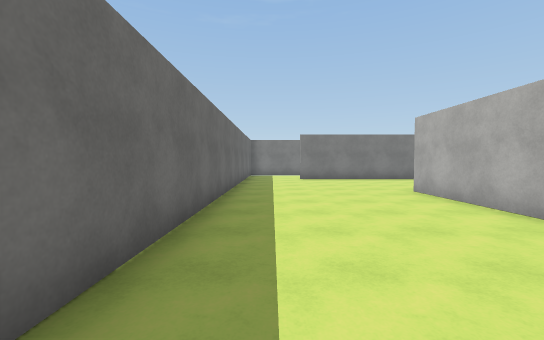
view 1 (above)

24 first-person views from a walk through a Unity game level. The camera is 1.42 m above the floor, tilts 2° down and sees 90° across. The floor is counted in squares, 1.69 m on a side. Each view is taken from the middle of a square. On the plan, view 1 faces up. The plan holds only what a view shows up to about 10 squares ahead; the rest is blank. The player is left out. Surface patterns are stand-ins for the level's own textures.

view 2
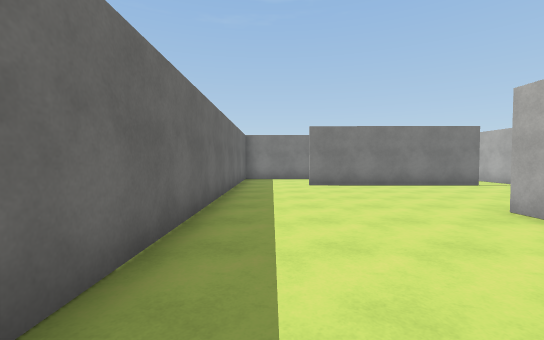

view 3
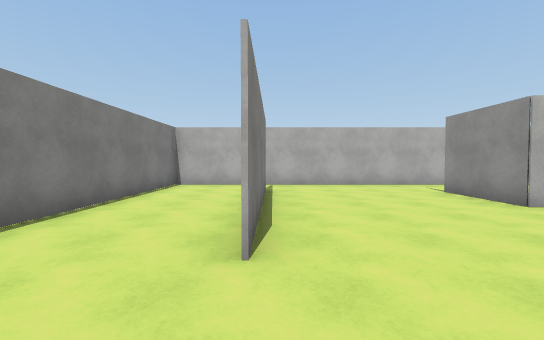

view 4
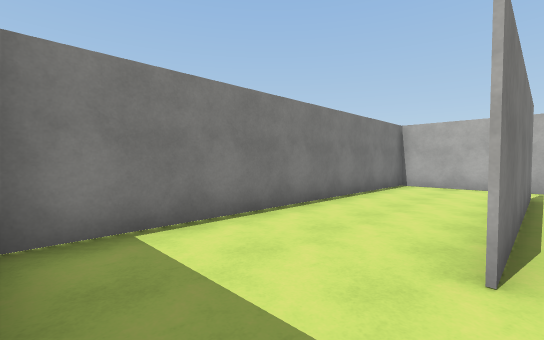

view 5
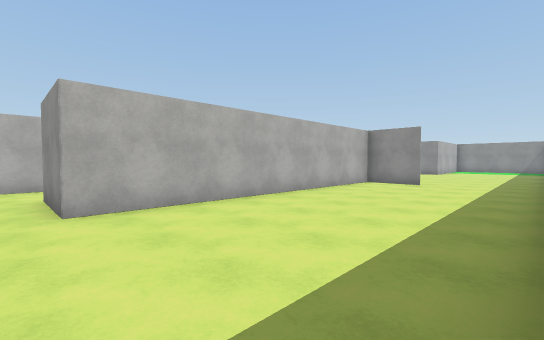

view 6
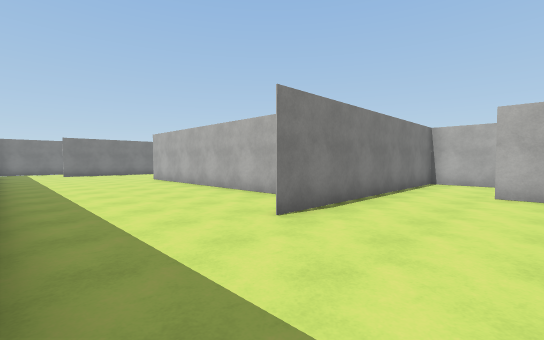

view 7
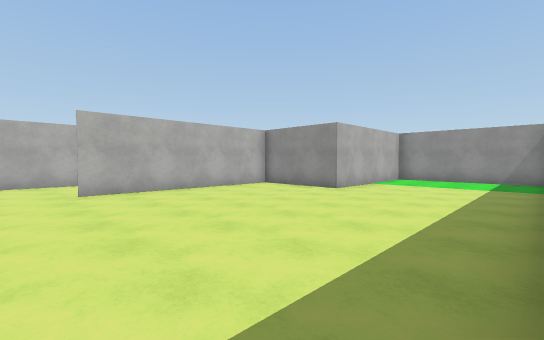

view 8
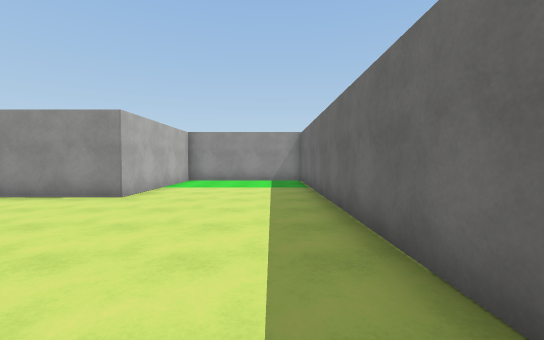

view 9
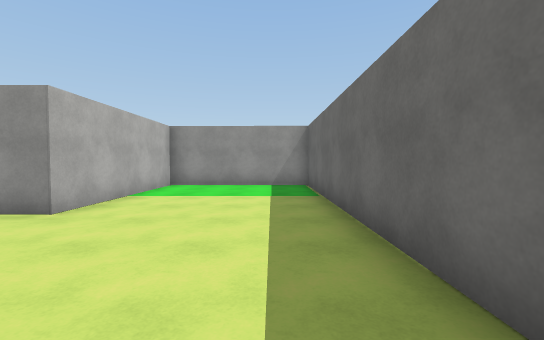

view 10
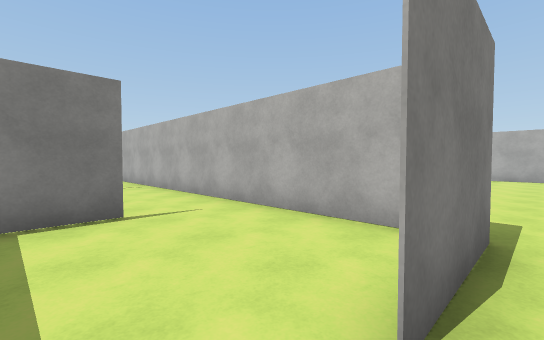

view 11
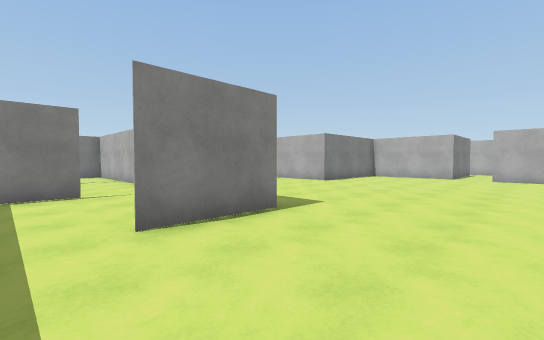

view 12
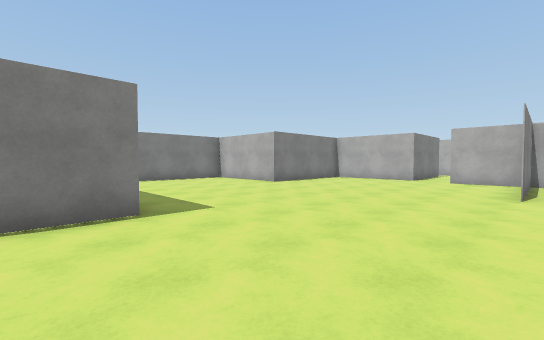

view 13
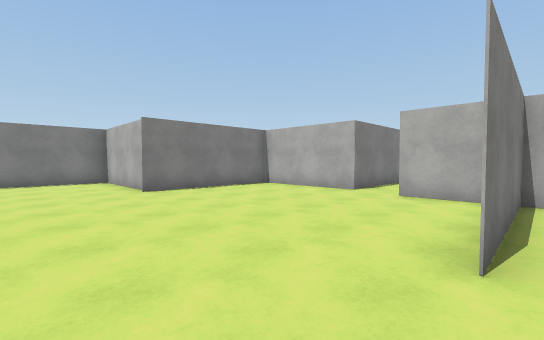

view 14
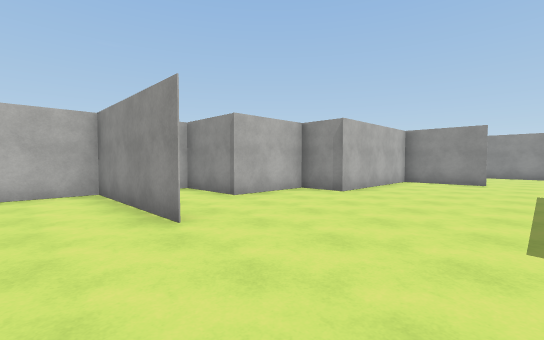

view 15
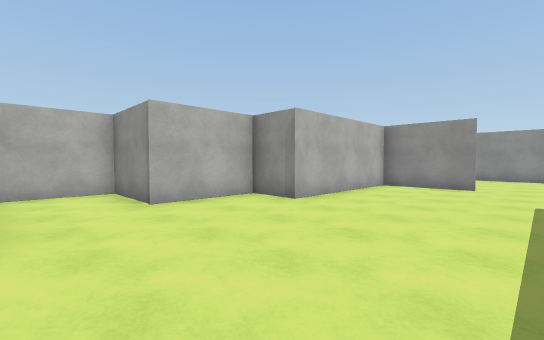

view 16
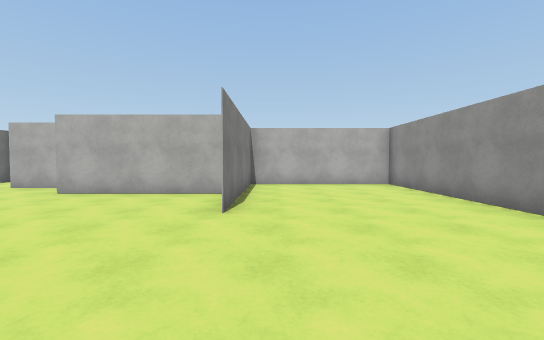

view 17
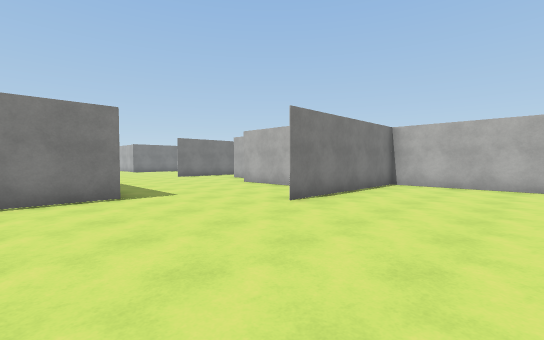

view 18
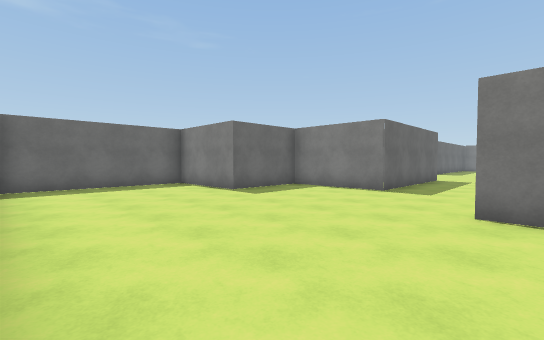

view 19
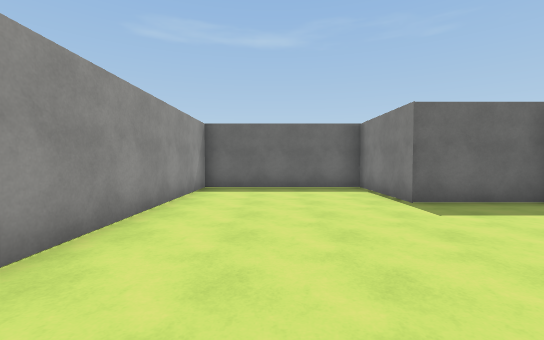

view 20
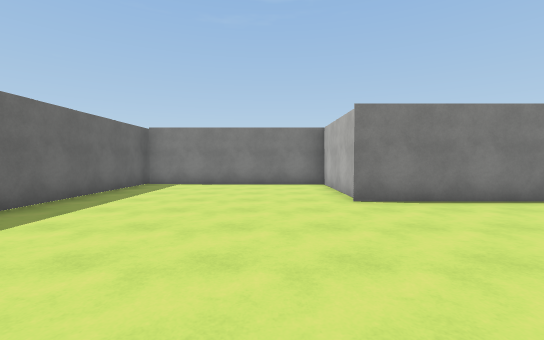

view 21
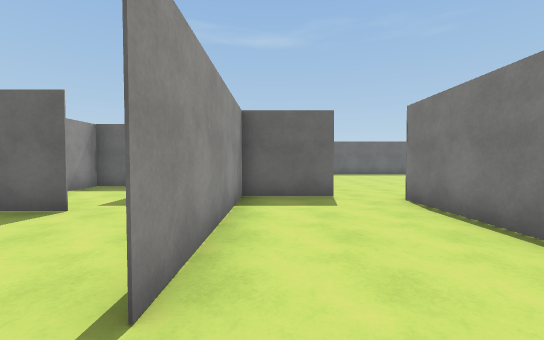

view 22
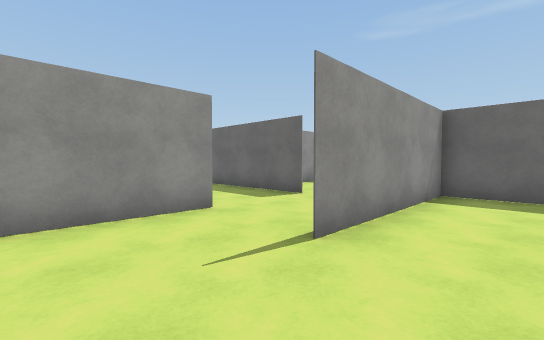

view 23
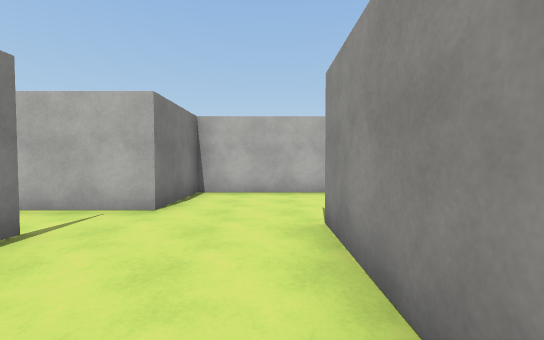

view 24
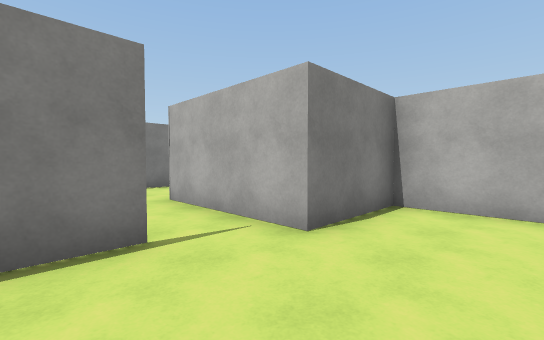

### Floor plan
Points are (right, up) in squares from view 1. A wall is a line through its corners. A room is listed if a view was taken in it or the views show most of it. See-through windows are left out.
Room 1 (views 1, 2, 3, 4, 5, 6, 7, 8, 9)
walls: (3.9, -1.4) (3.9, 7.4) (6.3, 7.4); (7.6, -2.2) (1.9, -2.1) (3, -2.1); (-1.2, -5.1) (-1.2, -15.1) (3, -15.1); (8.5, 6.6) (8.5, 15.4) (-1, 15.4); (7.1, 12.2) (1.2, 12.2); (-1.2, 13) (-1.2, 1.1); (6.6, -9.6) (6.6, -4.2); (3.4, -15.1) (3.4, -10.2) (6.3, -10.2)
ways out: opening at (7, 7) to room 2; opening at (7, -3.5) to room 5; gap at (7, 12)
Room 2 (views 10, 11, 12, 13, 14, 15, 16, 17, 18, 19, 20)
walls: (9.9, -3.9) (9.9, -7.5) (6.6, -7.5) (6.6, -10.2) (3.5, -10.2) (3.5, -15.1); (16.3, -5.6) (16.3, -3.2) (18.7, -3.2) (18.7, 1.5); (8.6, 3.4) (6.1, 3.4); (8.5, 4.1) (8.5, 6.6); (18.7, -0.7) (14.4, -0.7) (19.1, -0.7); (19.2, 2.9) (19.2, 6); (14.8, 7) (14.8, 10.6) (8.6, 10.6); (6.3, 7.4) (4.9, 7.4); (18.7, 6.5) (14.6, 6.6); (15.9, -15.1) (17.7, -15.2) (17.7, -10.2) (12.3, -10.2) (14.8, -10.2) (14.8, -5.6); (8.5, 11) (8.5, 5.4); (3, -15.1) (9.1, -15.1)
ways out: opening at (7, 7) to room 1; opening at (19, 2) to room 3
Room 3 (views 21, 22, 23, 24)
walls: (23.1, 2.8) (19.2, 2.9); (23.3, -3.2) (26, -3.2); (19.1, -0.7) (23.7, -0.7); (27.1, -1.5) (27.1, 2) (24.6, 2) (24.6, 3.4); (18.7, 1.5) (18.7, -0.7)
ways out: opening at (19, 2) to room 2; opening at (23, -2); opening at (24, 3)
Room 4 (no view inside)
walls: (16.3, -4.6) (16.3, -5.6); (14.8, -5.6) (17.7, -5.6)
ways out: opening at (21, -2.5)
Room 5 (no view inside)
walls: (9.8, -4.9) (9.8, -2.2) (7.6, -2.2)
ways out: opening at (7, -3.5) to room 1

Positions as (right, up) in squares from view 1, and headings:
1: (0, 0), facing up
2: (0, 3), facing up
3: (-1, 12), facing right
4: (-1, 12), facing up-right
5: (-1, 8), facing down-right
6: (-1, -5), facing up-right
7: (-1, -3), facing down-right
8: (0, -4), facing down
9: (0, -6), facing down
10: (5, 3), facing up-right
11: (5, 0), facing up-right
12: (7, -1), facing up-right
13: (12, -1), facing up-right
14: (11, 1), facing down-right
15: (11, -1), facing down-right
16: (8, -11), facing right
17: (8, -14), facing up-right
18: (13, -15), facing up-left
19: (12, -13), facing left
20: (13, 1), facing up
21: (25, 0), facing left
22: (26, 1), facing down-left
23: (20, 0), facing right
24: (22, 0), facing up-right
